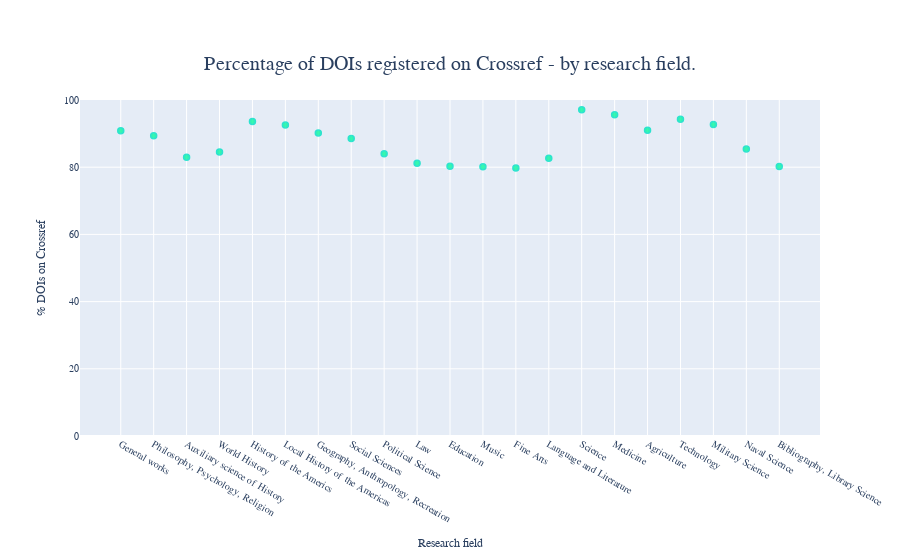

The notebook cell saved with this chart:
### Code cell
frame = frame.groupby('subject').sum()
frame = frame.apply(lambda x: pd.to_numeric(x, errors='coerce'))
frame['perc_cr'] = (frame['on-crossref']/frame['doi-num'])*100
fig = px.scatter(frame,x=frame.index,y='perc_cr', 
 labels={ "subject": "Research field", "perc_cr": "% DOIs on Crossref" },
 title="Percentage of DOIs registered on Crossref - by research field.")

for idx in range(len(fig.data)):
    fig.data[idx].x = ['General works','Philosophy, Psychology, Religion','Auxiliary science of History', 'World History', 'History of the Americs', 'Local History of the Americas', 'Geography, Anthropology, Recreation', 'Social Sciences', 'Political Science', 'Law', 'Education', 'Music', 'Fine Arts', 'Language and Literature', 'Science', 'Medicine', 'Agriculture', 'Technology', 'Military Science', 'Naval Science', 'Bibliography, Library Science']
fig.update_yaxes(range=[0, 100])
fig.update_traces(marker_color='rgb(7, 247, 159)', marker_line_color='rgb(0, 224, 198)',
                  marker_line_width=1.5, opacity=0.8, ) #axis y da 0 a 80
fig.update_layout(
    font_family="sans-serif",
    title_font_size=20,
    font_size=10,
    title = {'xanchor': 'center', 'y':0.9,'x':0.5},
)
fig.show()

### Figure 1 — Plotly figure (JSON) as saved in the notebook; plotly's stock layout.template omitted (floating-point values rounded to 4 significant figures)
{"data": [{"hovertemplate": "Research field=%{x}<br>% DOIs on Crossref=%{y}<extra></extra>", "legendgroup": "", "marker": {"color": "rgb(7, 247, 159)", "line": {"color": "rgb(0, 224, 198)", "width": 1.5}, "symbol": "circle"}, "mode": "markers", "name": "", "opacity": 0.8, "orientation": "v", "showlegend": false, "type": "scatter", "x": ["General works", "Philosophy, Psychology, Religion", "Auxiliary science of History", "World History", "History of the Americs", "Local History of the Americas", "Geography, Anthropology, Recreation", "Social Sciences", "Political Science", "Law", "Education", "Music", "Fine Arts", "Language and Literature", "Science", "Medicine", "Agriculture", "Technology", "Military Science", "Naval Science", "Bibliography, Library Science"], "xaxis": "x", "y": [90.83, 89.34, 82.98, 84.51, 93.6, 92.59, 90.16, 88.56, 84.03, 81.15, 80.31, 80.14, 79.75, 82.65, 97.08, 95.64, 90.96, 94.28, 92.68, 85.38, 80.18], "yaxis": "y"}], "layout": {"font": {"family": "sans-serif", "size": 10}, "legend": {"tracegroupgap": 0}, "title": {"font": {"size": 20}, "text": "Percentage of DOIs registered on Crossref - by research field.", "x": 0.5, "xanchor": "center", "y": 0.9}, "xaxis": {"anchor": "y", "domain": [0, 1], "title": {"text": "Research field"}}, "yaxis": {"anchor": "x", "domain": [0, 1], "range": [0, 100], "title": {"text": "% DOIs on Crossref"}}}}
